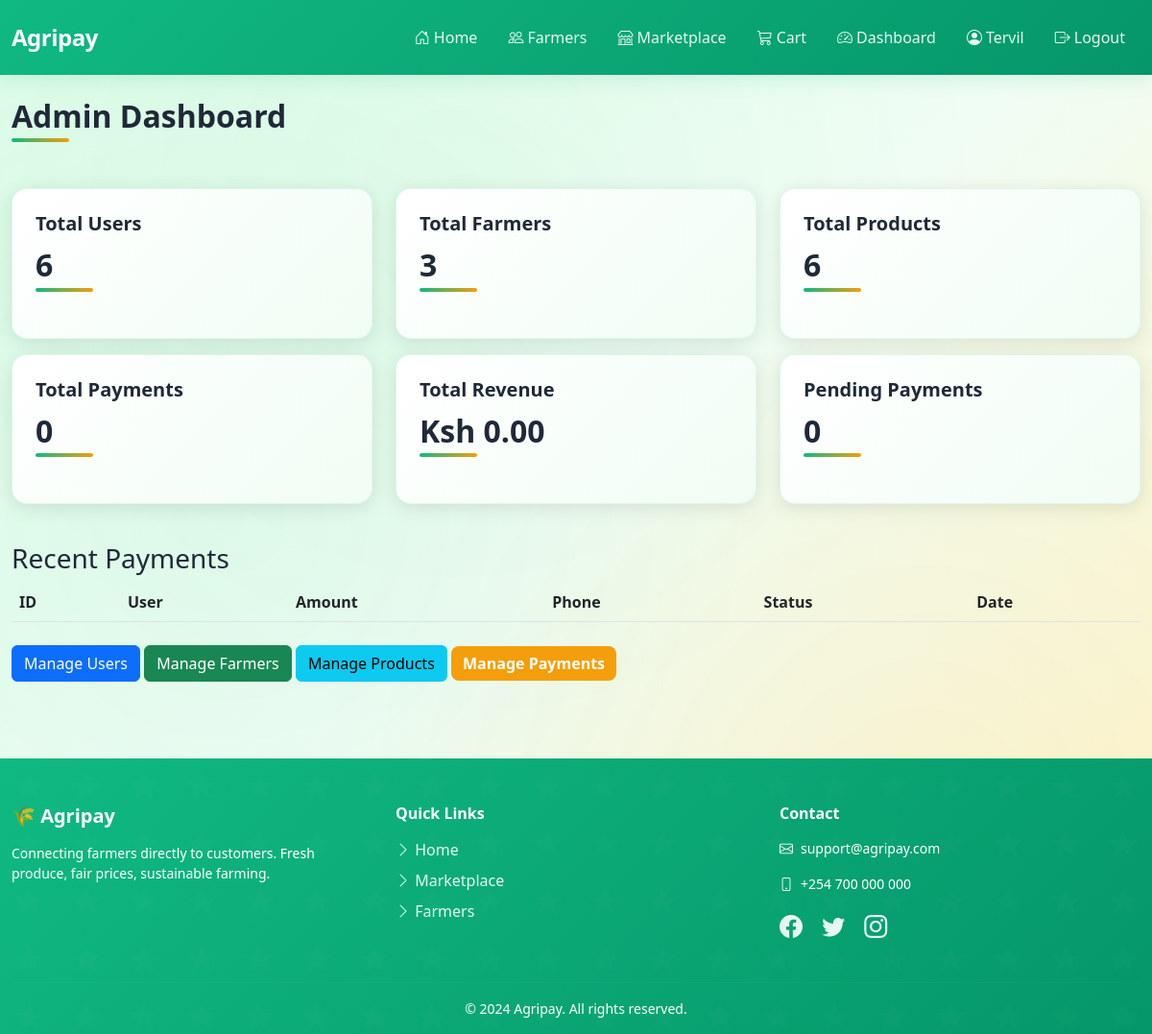
Page /dashboard/ (signed in) on the earlier database version.
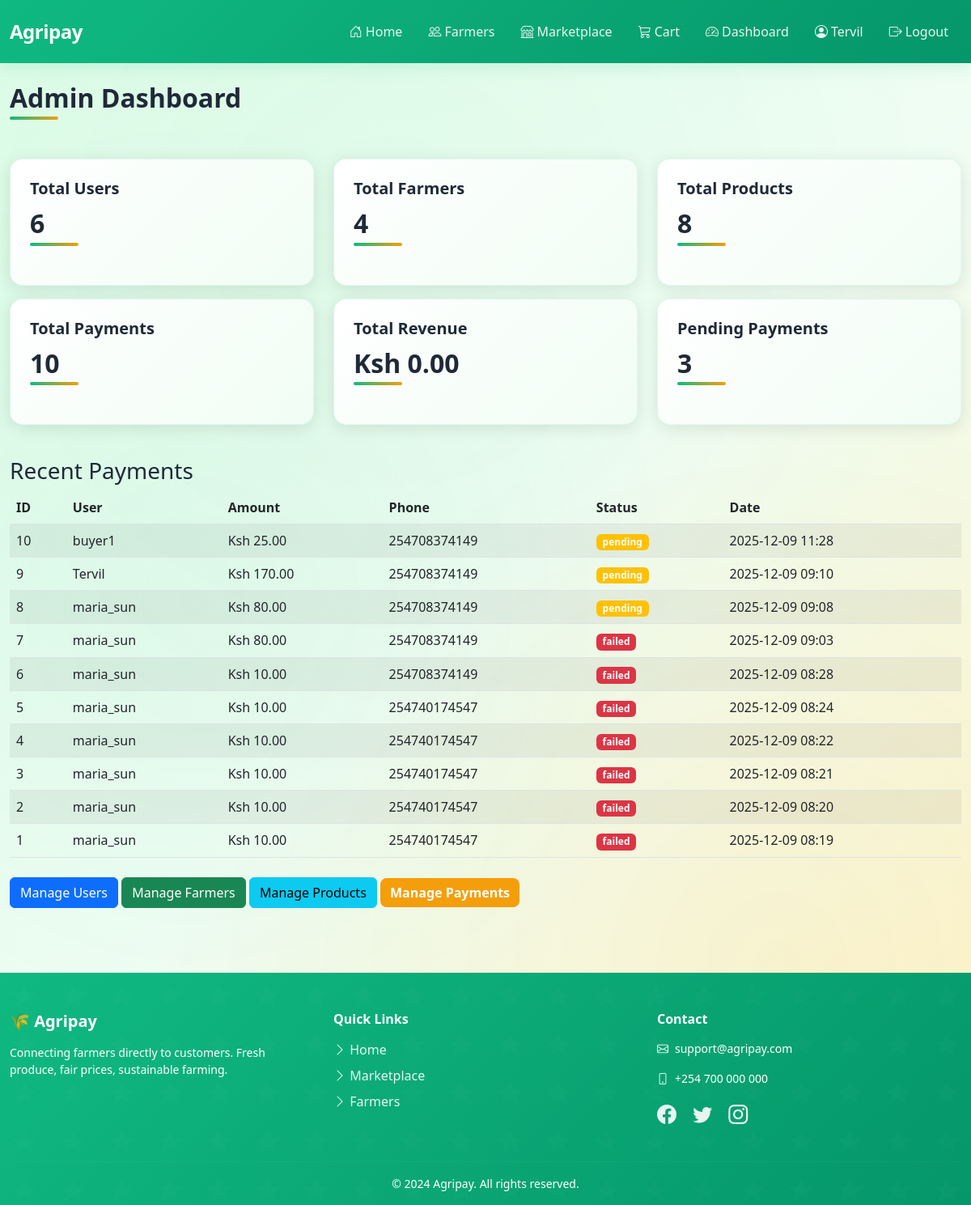
Same page on the later database version.
### payments/models.py (models this page shows, shortened)
class Payment(models.Model):
    user = models.ForeignKey(User, on_delete=models.CASCADE)
    amount = models.DecimalField(max_digits=10, decimal_places=2)
    phone_number = models.CharField(max_length=15)
    transaction_id = models.CharField(max_length=100, blank=True, null=True)
    status = models.CharField(max_length=20, default='pending')  # pending, completed, failed
    created_at = models.DateTimeField(auto_now_add=True)
    updated_at = models.DateTimeField(auto_now=True)

### dashboard/views.py (the view)
# urls.py: path('', views.dashboard_home, name='home'),
@staff_member_required
def dashboard_home(request):
    stats = {
        'total_users': User.objects.count(),
        'total_farmers': FarmerProfile.objects.count(),
        'total_products': Product.objects.count(),
        'total_payments': Payment.objects.count(),
        'total_revenue': Payment.objects.filter(status='completed').aggregate(Sum('amount'))['amount__sum'] or 0,
        'pending_payments': Payment.objects.filter(status='pending').count(),
    }
    recent_payments = Payment.objects.select_related('user').order_by('-created_at')[:10]
    return render(request, 'dashboard/home.html', {'stats': stats, 'recent_payments': recent_payments})

### templates/dashboard/home.html
{% extends 'base.html' %}
{% block content %}
<h2>Admin Dashboard</h2>
<div class="row mt-4">
  <div class="col-md-4 mb-3">
    <div class="card text-white bg-primary">
      <div class="card-body">
        <h5 class="card-title">Total Users</h5>
        <h2>{{ stats.total_users }}</h2>
      </div>
    </div>
  </div>
  <div class="col-md-4 mb-3">
    <div class="card text-white bg-success">
      <div class="card-body">
        <h5 class="card-title">Total Farmers</h5>
        <h2>{{ stats.total_farmers }}</h2>
      </div>
    </div>
  </div>
  <div class="col-md-4 mb-3">
    <div class="card text-white bg-info">
      <div class="card-body">
        <h5 class="card-title">Total Products</h5>
        <h2>{{ stats.total_products }}</h2>
      </div>
    </div>
  </div>
  <div class="col-md-4 mb-3">
    <div class="card text-white bg-warning">
      <div class="card-body">
        <h5 class="card-title">Total Payments</h5>
        <h2>{{ stats.total_payments }}</h2>
      </div>
    </div>
  </div>
  <div class="col-md-4 mb-3">
    <div class="card text-white bg-dark">
      <div class="card-body">
        <h5 class="card-title">Total Revenue</h5>
        <h2>Ksh {{ stats.total_revenue|floatformat:2 }}</h2>
      </div>
    </div>
  </div>
  <div class="col-md-4 mb-3">
    <div class="card text-white bg-danger">
      <div class="card-body">
        <h5 class="card-title">Pending Payments</h5>
        <h2>{{ stats.pending_payments }}</h2>
      </div>
    </div>
  </div>
</div>
<h3 class="mt-4">Recent Payments</h3>
<table class="table table-striped">
  <thead>
    <tr>
      <th>ID</th>
      <th>User</th>
      <th>Amount</th>
      <th>Phone</th>
      <th>Status</th>
      <th>Date</th>
    </tr>
  </thead>
  <tbody>
    {% for payment in recent_payments %}
    <tr>
      <td>{{ payment.id }}</td>
      <td>{{ payment.user.username }}</td>
      <td>Ksh {{ payment.amount }}</td>
      <td>{{ payment.phone_number }}</td>
      <td><span class="badge bg-{% if payment.status == 'completed' %}success{% elif payment.status == 'pending' %}warning{% else %}danger{% endif %}">{{ payment.status }}</span></td>
      <td>{{ payment.created_at|date:"Y-m-d H:i" }}</td>
    </tr>
    {% endfor %}
  </tbody>
</table>
<div class="mt-4">
  <a href="{% url 'dashboard:users' %}" class="btn btn-primary">Manage Users</a>
  <a href="{% url 'dashboard:farmers' %}" class="btn btn-success">Manage Farmers</a>
  <a href="{% url 'dashboard:products' %}" class="btn btn-info">Manage Products</a>
  <a href="{% url 'dashboard:payments' %}" class="btn btn-warning">Manage Payments</a>
</div>
{% endblock %}

### templates/base.html (shortened to what this page needs)
<!doctype html>
{% load static %}
<html>
<head>
  <link href="https://cdn.jsdelivr.net/npm/bootstrap@5.2.3/dist/css/bootstrap.min.css" rel="stylesheet">
  <link rel="stylesheet" href="https://cdn.jsdelivr.net/npm/bootstrap-icons@1.11.0/font/bootstrap-icons.css">
  <link rel="stylesheet" href="{% static 'css/theme.css' %}">
</head>
<body class="theme-body">
<nav class="navbar navbar-expand-lg navbar-light bg-light">
  <div class="container">
    <a class="navbar-brand" href="{% url 'home' %}">Agripay</a>
    <div class="collapse navbar-collapse">
      <ul class="navbar-nav ms-auto">
        <li class="nav-item"><a class="nav-link" href="{% url 'home' %}"><i class="bi bi-house-door me-1"></i>Home</a></li>
        <li class="nav-item"><a class="nav-link" href="{% url 'farmers:farmers_index' %}"><i class="bi bi-people me-1"></i>Farmers</a></li>
        <li class="nav-item"><a class="nav-link" href="{% url 'marketplace:marketplace_index' %}"><i class="bi bi-shop me-1"></i>Marketplace</a></li>
        <li class="nav-item"><a class="nav-link position-relative" href="{% url 'marketplace:cart' %}"><i class="bi bi-cart3 me-1"></i>Cart</a></li>
        {% if user.is_authenticated %}
          {% if user.is_staff %}
            <li class="nav-item"><a class="nav-link" href="{% url 'dashboard:home' %}"><i class="bi bi-speedometer2 me-1"></i>Dashboard</a></li>
          {% endif %}
          <li class="nav-item"><a class="nav-link" href="#"><i class="bi bi-person-circle me-1"></i>{{ user.username }}</a></li>
          <li class="nav-item">
            <form method="post" action="{% url 'accounts:logout' %}" style="display:inline; margin:0;">
              <button type="submit" class="btn btn-link nav-link" style="padding:0; border:none; background:none;"><i class="bi bi-box-arrow-right me-1"></i>Logout</button>
            </form>
          </li>
        {% else %}
          <li class="nav-item"><a class="nav-link" href="{% url 'accounts:login' %}"><i class="bi bi-box-arrow-in-right me-1"></i>Login</a></li>
          <li class="nav-item"><a class="nav-link" href="{% url 'accounts:signup' %}"><i class="bi bi-person-plus me-1"></i>Sign up</a></li>
        {% endif %}
      </ul>
    </div>
  </div>
</nav>
<div class="container mt-4">
  {% block content %}{% endblock %}
</div>
<footer class="footer">
  <div class="container">
    <div class="row">
      <div class="col-md-4 mb-4">
        <h5 class="text-white mb-3">🌾 Agripay</h5>
        <p class="small">Connecting farmers directly to customers. Fresh produce, fair prices, sustainable farming.</p>
      </div>
      <div class="col-md-4 mb-4">
        <h6 class="text-white mb-3">Quick Links</h6>
        <ul class="list-unstyled">
          <li class="mb-2"><a href="{% url 'home' %}"><i class="bi bi-chevron-right"></i> Home</a></li>
          <li class="mb-2"><a href="{% url 'marketplace:marketplace_index' %}"><i class="bi bi-chevron-right"></i> Marketplace</a></li>
          <li class="mb-2"><a href="{% url 'farmers:farmers_index' %}"><i class="bi bi-chevron-right"></i> Farmers</a></li>
        </ul>
      </div>
      <div class="col-md-4 mb-4">
        <h6 class="text-white mb-3">Contact</h6>
        <p class="small"><i class="bi bi-envelope me-2"></i>support@agripay.com</p>
        <p class="small"><i class="bi bi-phone me-2"></i>+254 700 000 000</p>
        <div class="mt-3">
          <a href="#" class="me-3"><i class="bi bi-facebook" style="font-size: 1.5rem;"></i></a>
          <a href="#" class="me-3"><i class="bi bi-twitter" style="font-size: 1.5rem;"></i></a>
          <a href="#"><i class="bi bi-instagram" style="font-size: 1.5rem;"></i></a>
        </div>
      </div>
    </div>
    <hr style="border-color: rgba(255,255,255,0.1);">
    <div class="text-center small">
      <p class="mb-0">&copy; 2024 Agripay. All rights reserved.</p>
    </div>
  </div>
</footer>
</body>
</html>

### static/css/theme.css (style rules this page uses)
:root { --brand: #10b981; --brand-dark: #059669; --accent: #f59e0b; --accent-dark: #d97706; --success: #22c55e; --dark: #1f2937; --light: #f9fafb; --shadow: rgba(0, 0, 0, 0.1); }
* { box-sizing: border-box; }
body.theme-body { background: linear-gradient(135deg, #dcfce7 0%, #f0fdf4 50%, #fef3c7 100%); background-attachment: fixed; color: #1f2937; min-height: 100vh; font-family: 'Segoe UI', Tahoma, Geneva, Verdana, sans-serif; position: relative; }
body.theme-body::before { content: ''; position: fixed; top: 0; left: 0; width: 100%; height: 100%; background-image: radial-gradient(circle at 20% 50%, rgba(16, 185, 129, 0.05) 0%, transparent 50%), radial-gradient(circle at 80% 80%, rgba(245, 158, 11, 0.05) 0%, transparent 50%), radial-gradient(circle at 40% 20%, rgba(34, 197, 94, 0.03) 0%, transparent 50%); pointer-events: none; z-index: 0; }
body.theme-body > * { position: relative; z-index: 1; }
.navbar { background: linear-gradient(135deg, var(--brand) 0%, var(--brand-dark) 100%); box-shadow: 0 4px 20px rgba(16, 185, 129, 0.15); padding: 1rem 0; backdrop-filter: blur(10px); }
.navbar .navbar-brand { color: #fff !important; font-weight: 700; font-size: 1.5rem; letter-spacing: -0.5px; transition: transform 0.3s ease; }
.navbar .nav-link { color: rgba(255,255,255,0.9) !important; font-weight: 500; padding: 0.5rem 1rem !important; border-radius: 8px; transition: all 0.3s ease; }
.card { border: none; border-radius: 16px; box-shadow: 0 4px 20px var(--shadow); transition: all 0.4s cubic-bezier(0.175, 0.885, 0.32, 1.275); overflow: hidden; background: linear-gradient(135deg, #ffffff 0%, #f0fdf4 100%); border: 1px solid rgba(16, 185, 129, 0.1); }
.card-body { padding: 1.5rem; }
.card-title { font-weight: 700; color: var(--dark); margin-bottom: 0.75rem; }
h2 { color: var(--dark); font-weight: 700; margin-bottom: 2rem; position: relative; display: inline-block; }
h2::after { content: ''; position: absolute; bottom: -8px; left: 0; width: 60px; height: 4px; background: linear-gradient(90deg, var(--brand), var(--accent)); border-radius: 2px; }
.container { max-width: 1200px; }
.btn-warning { background: #f59e0b; border: none; border-radius: 8px; transition: all 0.3s ease; color: white; font-weight: 600; }
.navbar { position: sticky; top: 0; z-index: 1000; }
.footer { background: linear-gradient(135deg, #10b981 0%, #059669 100%); color: white; padding: 3rem 0 1rem; margin-top: 5rem; position: relative; overflow: hidden; }
.footer::before { content: ''; position: absolute; top: 0; left: 0; right: 0; bottom: 0; opacity: 0.3; }
.footer > * { position: relative; z-index: 1; }
.footer h5, .footer h6 { color: white; font-weight: 700; }
.footer a { color: rgba(255,255,255,0.9); text-decoration: none; transition: all 0.3s ease; }

Differences in the rows shown:
added Payment: id "10", user.username "buyer1", amount "25.00", phone_number "254708374149", status "pending", created_at "2025-12-09 11:28"
added Payment: id "9", user.username "Tervil", amount "170.00", phone_number "254708374149", status "pending", created_at "2025-12-09 09:10"
added Payment: id "8", user.username "maria_sun", amount "80.00", phone_number "254708374149", status "pending", created_at "2025-12-09 09:08"
added Payment: id "7", user.username "maria_sun", amount "80.00", phone_number "254708374149", status "failed", created_at "2025-12-09 09:03"
added Payment: id "6", user.username "maria_sun", amount "10.00", phone_number "254708374149", status "failed", created_at "2025-12-09 08:28"
added Payment: id "5", user.username "maria_sun", amount "10.00", phone_number "254740174547", status "failed", created_at "2025-12-09 08:24"
added Payment: id "4", user.username "maria_sun", amount "10.00", phone_number "254740174547", status "failed", created_at "2025-12-09 08:22"
added Payment: id "3", user.username "maria_sun", amount "10.00", phone_number "254740174547", status "failed", created_at "2025-12-09 08:21"
added Payment: id "2", user.username "maria_sun", amount "10.00", phone_number "254740174547", status "failed", created_at "2025-12-09 08:20"
added Payment: id "1", user.username "maria_sun", amount "10.00", phone_number "254740174547", status "failed", created_at "2025-12-09 08:19"
Other differences:
{{ stats.total_farmers }}: "3" → "4"
{{ stats.total_products }}: "6" → "8"
{{ stats.total_payments }}: "0" → "10"
{{ stats.pending_payments }}: "0" → "3"
